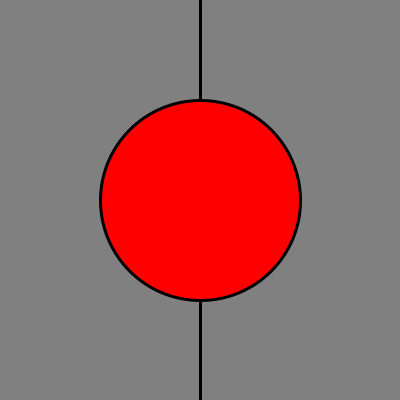
Frame 1 (no input)
Frame 60 (the mouse pressed at the canvas centre just before this capture): identical to frame 1, image omitted
Frame 120 (the mouse held since frame 60 and released just before this capture): identical to frame 1, image omitted

The Processing sketch that drew this single still picture (run headless with seeded random() and noise(); from frame 60 on, the mouse is pressed at the canvas centre):

// Processing sketch: bug07
// ── bug07.pde
// fill the circle with red if the mouse is on the
// right half of the screen and black otherwise.

void setup() {
  size (400,400);
}

void draw() {
  background (128);
  stroke( 0 );
  strokeWeight( 3 );
  line( width / 2 , 0, width / 2 , height );
  fill( 255 );
  if ( mouseX > 200 );
    fill( 255, 0, 0 );
  ellipse( 200, 200, 200, 200 );
}
